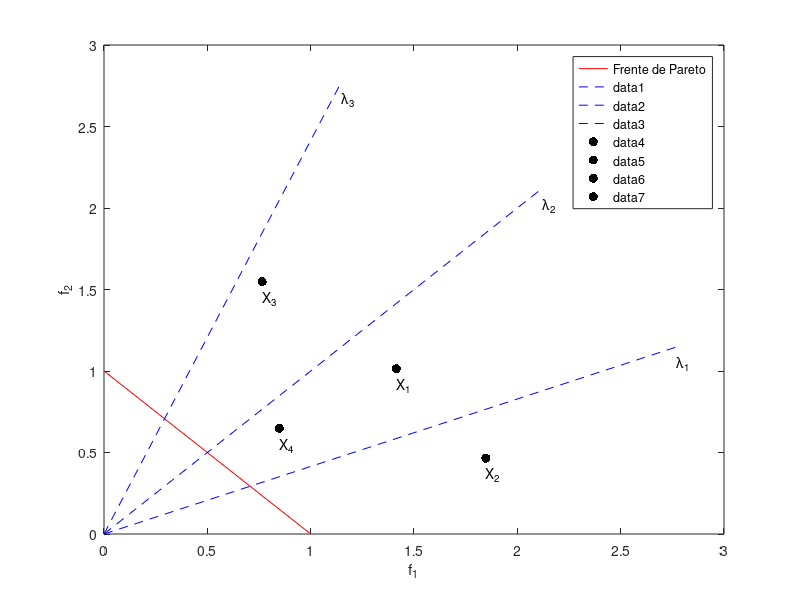

Source code (MATLAB):
figure

plot([0, 1],[1, 0],'-r')
legend('Frente de Pareto')

hold on
plot([0,3*cos(pi/4)],[0,3*sin(pi/4)],'--b')
plot([0,3*cos(pi/8)],[0,3*sin(pi/8)],'--b')
plot([0,3*cos(3*pi/8)],[0,3*sin(3*pi/8)],'--b')




text( 3*cos(pi/8), 3*sin(pi/8)-0.1, '\lambda_1');

plot(2*cos(pi/8), 2*sin(pi/8)-0.3,  '.black', 'MarkerSize',20)
text( 2*cos(pi/8), 2*sin(pi/8)-0.4, 'X_2')
%text( cos(pi/8), sin(pi/8)-0.1, '*');

text( 3*cos(pi/4), 3*sin(pi/4)-0.1, '\lambda_2');
plot(2*cos(pi/4), 2*sin(pi/4)-0.4,  '.black', 'MarkerSize',20)
text( 2*cos(pi/4), 2*sin(pi/4)-0.5, 'X_1')


text( 3*cos(3*pi/8), 3*sin(3*pi/8)-0.1, '\lambda_3');
plot(2*cos(3*pi/8), 2*sin(3*pi/8)-0.3,  '.black', 'MarkerSize',20)
text( 2*cos(3*pi/8), 2*sin(3*pi/8)-0.4, 'X_3')

text( 1.2*cos(pi/4), 1.2*sin(pi/4)-0.3, 'X_4')
plot(1.2*cos(pi/4), 1.2*sin(pi/4)-0.2,  '.black', 'MarkerSize',20)
xlabel('f_1')
ylabel('f_2')

%plot(t,sin(t),'-.r*')

%plot(t,sin(t-pi/2),'--mo')
%plot(t,sin(t-pi),':bs')
%hold off